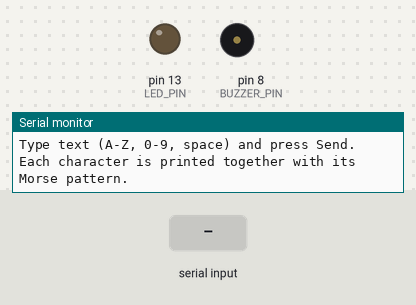
The sketch below on a simulated Arduino Uno, built with avr-gcc and run on an emulated ATmega328P. On the bench: output pins drawn as LEDs (lit = HIGH), buzzer (waves = sounding), the last lines printed to the serial monitor. The inputs (shaded band) are chosen by the test bench.

Above: at 1.2 s.
1.3 s: "90 45\n" received over Serial
At 1.7 s:
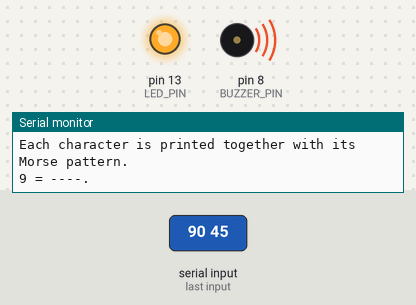
Timing chart, 0 to 10.3 s (numbered marks = the images above; inputs shaded):
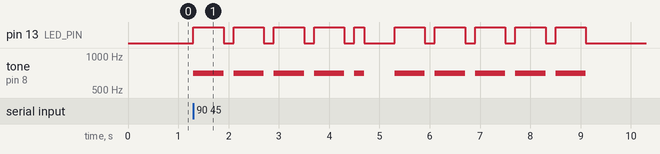

The sketch:

Morse-Code-Flasher.ino
```cpp
// 012 - Morse Code Flasher
// Board: Arduino Uno
// Wiring:
//   LED                -> pin 13 through a 220 ohm resistor (built-in LED works too)
//   Passive buzzer     -> (+) to pin 8, (-) to GND
// Open the Serial Monitor at 9600 baud, type a message (A-Z, 0-9, space) and
// press Send. The sketch flashes the message in Morse on the LED and plays the
// same dots and dashes as tones on the buzzer.

// ---------------- Pin and tone constants ----------------
const int LED_PIN = 13;
const int BUZZER_PIN = 8;
const unsigned int TONE_HZ = 700;     // Pitch played for every dot and dash

// ---------------- Morse timing (milliseconds) ----------------
// Standard Morse uses one unit for a dot, three units for a dash,
// one unit between elements, three units between letters and seven between words.
const unsigned int DOT_MS = 200;                // One "dot" = 1 unit
const unsigned int DASH_MS = DOT_MS * 3;        // One "dash" = 3 units
const unsigned int ELEMENT_GAP_MS = DOT_MS;     // Gap after each dot/dash = 1 unit
const unsigned int LETTER_GAP_MS = DOT_MS * 2;  // Extra gap after a letter (3 total)
const unsigned int WORD_GAP_MS = DOT_MS * 4;    // Extra gap after a space (7 total)

// Morse patterns for the letters A to Z
const char* LETTER_CODES[26] = {
  ".-", "-...", "-.-.", "-..", ".", "..-.", "--.", "....", "..", ".---",
  "-.-", ".-..", "--", "-.", "---", ".--.", "--.-", ".-.", "...", "-",
  "..-", "...-", ".--", "-..-", "-.--", "--.."
};

// Morse patterns for the digits 0 to 9
const char* DIGIT_CODES[10] = {
  "-----", ".----", "..---", "...--", "....-",
  ".....", "-....", "--...", "---..", "----."
};

// Returns the Morse pattern for a character, or "" when it is not supported
String morseFor(char c) {
  if (c >= 'a' && c <= 'z') c = c - ('a' - 'A');  // change lower case to upper case
  if (c >= 'A' && c <= 'Z') return String(LETTER_CODES[c - 'A']);
  if (c >= '0' && c <= '9') return String(DIGIT_CODES[c - '0']);
  return "";
}

// Lights the LED and plays the tone for one dot or dash time
void sendUnit(unsigned int durationMs) {
  digitalWrite(LED_PIN, HIGH);
  tone(BUZZER_PIN, TONE_HZ);
  delay(durationMs);
  noTone(BUZZER_PIN);
  digitalWrite(LED_PIN, LOW);
  delay(ELEMENT_GAP_MS);  // Required silent gap after every element
}

// Sends all dots and dashes of one character's pattern
void sendCode(const String &code) {
  for (unsigned int i = 0; i < code.length(); i++) {
    char symbol = code.charAt(i);
    if (symbol == '.') sendUnit(DOT_MS);
    else if (symbol == '-') sendUnit(DASH_MS);
  }
}

void setup() {
  pinMode(LED_PIN, OUTPUT);
  pinMode(BUZZER_PIN, OUTPUT);
  digitalWrite(LED_PIN, LOW);

  Serial.begin(9600);
  Serial.println("=== Morse Code Flasher ===");
  Serial.println("Type text (A-Z, 0-9, space) and press Send.");
  Serial.println("Each character is printed together with its Morse pattern.");
}

void loop() {
  if (Serial.available() > 0) {            // Is there a character waiting?
    char incoming = Serial.read();

    if (incoming == '\n' || incoming == '\r') return;  // Ignore line endings

    if (incoming == ' ') {                 // Word gap between two words
      Serial.println("  [word gap]");
      delay(WORD_GAP_MS);
      return;
    }

    String code = morseFor(incoming);
    if (code.length() == 0) {              // Character is not in our tables
      Serial.print("Unsupported character ignored: ");
      Serial.println(incoming);
      return;
    }

    // Show the mapping so the pattern can be learned while it flashes
    char shown = incoming;
    if (shown >= 'a' && shown <= 'z') shown = shown - ('a' - 'A');
    Serial.print(shown);
    Serial.print(" = ");
    Serial.println(code);

    sendCode(code);
    delay(LETTER_GAP_MS);  // Already had 1 unit after the last element, so 3 in total
  }
}
```
